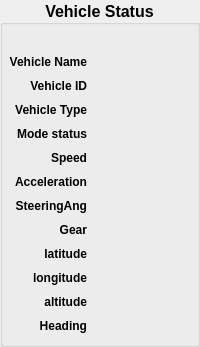
               <widget class="QGroupBox" name="groupBox_3">
                <property name="sizePolicy">
                 <sizepolicy hsizetype="Preferred" vsizetype="MinimumExpanding">
                  <horstretch>0</horstretch>
                  <verstretch>0</verstretch>
                 </sizepolicy>
                </property>
                <property name="font">
                 <font>
                  <pointsize>12</pointsize>
                  <weight>75</weight>
                  <bold>true</bold>
                 </font>
                </property>
                <property name="autoFillBackground">
                 <bool>false</bool>
                </property>
                <property name="styleSheet">
                 <string notr="true">#groupBox_3{
color: rgb(14, 48, 83);
}</string>
                </property>
                <property name="title">
                 <string>Vehicle Status</string>
                </property>
                <property name="alignment">
                 <set>Qt::AlignCenter</set>
                </property>
                <property name="flat">
                 <bool>false</bool>
                </property>
                <layout class="QHBoxLayout" name="horizontalLayout_24">
                 <property name="spacing">
                  <number>15</number>
                 </property>
                 <property name="leftMargin">
                  <number>0</number>
                 </property>
                 <property name="topMargin">
                  <number>30</number>
                 </property>
                 <item>
                  <layout class="QVBoxLayout" name="verticalLayout_21">
                   <property name="spacing">
                    <number>10</number>
                   </property>
                   <item>
                    <widget class="QLabel" name="label_VehicleName">
                     <property name="sizePolicy">
                      <sizepolicy hsizetype="Preferred" vsizetype="Preferred">
                       <horstretch>0</horstretch>
                       <verstretch>0</verstretch>
                      </sizepolicy>
                     </property>
                     <property name="font">
                      <font>
                       <weight>75</weight>
                       <bold>true</bold>
                      </font>
                     </property>
                     <property name="text">
                      <string>Vehicle Name</string>
                     </property>
                     <property name="textFormat">
                      <enum>Qt::AutoText</enum>
                     </property>
                     <property name="alignment">
                      <set>Qt::AlignRight|Qt::AlignTrailing|Qt::AlignVCenter</set>
                     </property>
                    </widget>
                   </item>
                   <item>
                    <widget class="QLabel" name="label_VehicleID">
                     <property name="sizePolicy">
                      <sizepolicy hsizetype="Preferred" vsizetype="Preferred">
                       <horstretch>0</horstretch>
                       <verstretch>0</verstretch>
                      </sizepolicy>
                     </property>
                     <property name="font">
                      <font>
                       <weight>75</weight>
                       <bold>true</bold>
                      </font>
                     </property>
                     <property name="text">
                      <string>Vehicle ID</string>
                     </property>
                     <property name="textFormat">
                      <enum>Qt::AutoText</enum>
                     </property>
                     <property name="alignment">
                      <set>Qt::AlignRight|Qt::AlignTrailing|Qt::AlignVCenter</set>
                     </property>
                    </widget>
                   </item>
                   <item>
                    <widget class="QLabel" name="label_VehicleType">
                     <property name="sizePolicy">
                      <sizepolicy hsizetype="Preferred" vsizetype="Preferred">
                       <horstretch>0</horstretch>
                       <verstretch>0</verstretch>
                      </sizepolicy>
                     </property>
                     <property name="font">
                      <font>
                       <weight>75</weight>
                       <bold>true</bold>
                      </font>
                     </property>
                     <property name="text">
                      <string>Vehicle Type</string>
                     </property>
                     <property name="textFormat">
                      <enum>Qt::AutoText</enum>
                     </property>
                     <property name="alignment">
                      <set>Qt::AlignRight|Qt::AlignTrailing|Qt::AlignVCenter</set>
                     </property>
                    </widget>
                   </item>
                   <item>
                    <widget class="QLabel" name="label_RemoteStatus">
                     <property name="sizePolicy">
                      <sizepolicy hsizetype="Preferred" vsizetype="Preferred">
                       <horstretch>0</horstretch>
                       <verstretch>0</verstretch>
                      </sizepolicy>
                     </property>
                     <property name="font">
                      <font>
                       <weight>75</weight>
                       <bold>true</bold>
                      </font>
                     </property>
                     <property name="text">
                      <string>Mode status</string>
                     </property>
                     <property name="textFormat">
                      <enum>Qt::AutoText</enum>
                     </property>
                     <property name="alignment">
                      <set>Qt::AlignRight|Qt::AlignTrailing|Qt::AlignVCenter</set>
                     </property>
                    </widget>
                   </item>
                   <item>
                    <widget class="QLabel" name="label_VehicleSpeed">
                     <property name="sizePolicy">
                      <sizepolicy hsizetype="Preferred" vsizetype="Preferred">
                       <horstretch>0</horstretch>
                       <verstretch>0</verstretch>
                      </sizepolicy>
                     </property>
                     <property name="font">
                      <font>
                       <weight>75</weight>
                       <bold>true</bold>
                      </font>
                     </property>
                     <property name="text">
                      <string>Speed</string>
                     </property>
                     <property name="textFormat">
                      <enum>Qt::AutoText</enum>
                     </property>
                     <property name="alignment">
                      <set>Qt::AlignRight|Qt::AlignTrailing|Qt::AlignVCenter</set>
                     </property>
                    </widget>
                   </item>
                   <item>
                    <widget class="QLabel" name="label_VehicleACC">
                     <property name="sizePolicy">
                      <sizepolicy hsizetype="Preferred" vsizetype="Preferred">
                       <horstretch>0</horstretch>
                       <verstretch>0</verstretch>
                      </sizepolicy>
                     </property>
                     <property name="font">
                      <font>
                       <weight>75</weight>
                       <bold>true</bold>
                      </font>
                     </property>
                     <property name="text">
                      <string>Acceleration</string>
                     </property>
                     <property name="textFormat">
                      <enum>Qt::AutoText</enum>
                     </property>
                     <property name="alignment">
                      <set>Qt::AlignRight|Qt::AlignTrailing|Qt::AlignVCenter</set>
                     </property>
                    </widget>
                   </item>
                   <item>
                    <widget class="QLabel" name="label_VehicleSteering">
                     <property name="sizePolicy">
                      <sizepolicy hsizetype="Preferred" vsizetype="Preferred">
                       <horstretch>0</horstretch>
                       <verstretch>0</verstretch>
                      </sizepolicy>
                     </property>
                     <property name="font">
                      <font>
                       <weight>75</weight>
                       <bold>true</bold>
                      </font>
                     </property>
                     <property name="text">
                      <string>SteeringAng</string>
                     </property>
                     <property name="textFormat">
                      <enum>Qt::AutoText</enum>
                     </property>
                     <property name="alignment">
                      <set>Qt::AlignRight|Qt::AlignTrailing|Qt::AlignVCenter</set>
                     </property>
                    </widget>
                   </item>
                   <item>
                    <widget class="QLabel" name="label_VehicleGear">
                     <property name="sizePolicy">
                      <sizepolicy hsizetype="Preferred" vsizetype="Preferred">
                       <horstretch>0</horstretch>
                       <verstretch>0</verstretch>
                      </sizepolicy>
                     </property>
                     <property name="font">
                      <font>
                       <weight>75</weight>
                       <bold>true</bold>
                      </font>
                     </property>
                     <property name="text">
                      <string>Gear</string>
                     </property>
                     <property name="textFormat">
                      <enum>Qt::AutoText</enum>
                     </property>
                     <property name="alignment">
                      <set>Qt::AlignRight|Qt::AlignTrailing|Qt::AlignVCenter</set>
                     </property>
                    </widget>
                   </item>
                   <item>
                    <widget class="QLabel" name="label_lat">
                     <property name="sizePolicy">
                      <sizepolicy hsizetype="Preferred" vsizetype="Preferred">
                       <horstretch>0</horstretch>
                       <verstretch>0</verstretch>
                      </sizepolicy>
                     </property>
                     <property name="font">
                      <font>
                       <weight>75</weight>
                       <bold>true</bold>
                      </font>
                     </property>
                     <property name="text">
                      <string>latitude</string>
                     </property>
                     <property name="textFormat">
                      <enum>Qt::AutoText</enum>
                     </property>
                     <property name="alignment">
                      <set>Qt::AlignRight|Qt::AlignTrailing|Qt::AlignVCenter</set>
                     </property>
                    </widget>
                   </item>
                   <item>
                    <widget class="QLabel" name="label_long">
                     <property name="sizePolicy">
                      <sizepolicy hsizetype="Preferred" vsizetype="Preferred">
                       <horstretch>0</horstretch>
                       <verstretch>0</verstretch>
                      </sizepolicy>
                     </property>
                     <property name="font">
                      <font>
                       <weight>75</weight>
                       <bold>true</bold>
                      </font>
                     </property>
                     <property name="text">
                      <string>longitude</string>
                     </property>
                     <property name="textFormat">
                      <enum>Qt::AutoText</enum>
                     </property>
                     <property name="alignment">
                      <set>Qt::AlignRight|Qt::AlignTrailing|Qt::AlignVCenter</set>
                     </property>
                    </widget>
                   </item>
                   <item>
                    <widget class="QLabel" name="label_Elevation">
                     <property name="sizePolicy">
                      <sizepolicy hsizetype="Preferred" vsizetype="Preferred">
                       <horstretch>0</horstretch>
                       <verstretch>0</verstretch>
                      </sizepolicy>
                     </property>
                     <property name="font">
                      <font>
                       <weight>75</weight>
                       <bold>true</bold>
                      </font>
                     </property>
                     <property name="text">
                      <string>altitude</string>
                     </property>
                     <property name="textFormat">
                      <enum>Qt::AutoText</enum>
                     </property>
                     <property name="alignment">
                      <set>Qt::AlignRight|Qt::AlignTrailing|Qt::AlignVCenter</set>
                     </property>
                    </widget>
                   </item>
                   <item>
                    <widget class="QLabel" name="label_Heading">
                     <property name="sizePolicy">
                      <sizepolicy hsizetype="Preferred" vsizetype="Preferred">
                       <horstretch>0</horstretch>
                       <verstretch>0</verstretch>
                      </sizepolicy>
                     </property>
                     <property name="font">
                      <font>
                       <weight>75</weight>
                       <bold>true</bold>
                      </font>
                     </property>
                     <property name="text">
                      <string>Heading</string>
                     </property>
                     <property name="textFormat">
                      <enum>Qt::AutoText</enum>
                     </property>
                     <property name="alignment">
                      <set>Qt::AlignRight|Qt::AlignTrailing|Qt::AlignVCenter</set>
                     </property>
                    </widget>
                   </item>
                  </layout>
                 </item>
                 <item>
                  <layout class="QVBoxLayout" name="verticalLayout_22">
                   <property name="spacing">
                    <number>10</number>
                   </property>
                   <item>
                    <widget class="QLabel" name="label_VehicleName_Value">
                     <property name="sizePolicy">
                      <sizepolicy hsizetype="Preferred" vsizetype="Preferred">
                       <horstretch>0</horstretch>
                       <verstretch>0</verstretch>
                      </sizepolicy>
                     </property>
                     <property name="text">
                      <string/>
                     </property>
                     <property name="textFormat">
                      <enum>Qt::AutoText</enum>
                     </property>
                     <property name="alignment">
                      <set>Qt::AlignLeading|Qt::AlignLeft|Qt::AlignVCenter</set>
                     </property>
                    </widget>
                   </item>
                   <item>
                    <widget class="QLabel" name="label_VehicleID_Value">
                     <property name="sizePolicy">
                      <sizepolicy hsizetype="Preferred" vsizetype="Preferred">
                       <horstretch>0</horstretch>
                       <verstretch>0</verstretch>
                      </sizepolicy>
                     </property>
                     <property name="text">
                      <string/>
                     </property>
                     <property name="textFormat">
                      <enum>Qt::AutoText</enum>
                     </property>
                     <property name="alignment">
                      <set>Qt::AlignLeading|Qt::AlignLeft|Qt::AlignVCenter</set>
                     </property>
                    </widget>
                   </item>
                   <item>
                    <widget class="QLabel" name="label_VehicleType_Value">
                     <property name="sizePolicy">
                      <sizepolicy hsizetype="Preferred" vsizetype="Preferred">
                       <horstretch>0</horstretch>
                       <verstretch>0</verstretch>
                      </sizepolicy>
                     </property>
                     <property name="text">
                      <string/>
                     </property>
                     <property name="textFormat">
                      <enum>Qt::AutoText</enum>
                     </property>
                     <property name="alignment">
                      <set>Qt::AlignLeading|Qt::AlignLeft|Qt::AlignVCenter</set>
                     </property>
                    </widget>
                   </item>
                   <item>
                    <widget class="QLabel" name="label_RemoteStatus_Value">
                     <property name="sizePolicy">
                      <sizepolicy hsizetype="Preferred" vsizetype="Preferred">
                       <horstretch>0</horstretch>
                       <verstretch>0</verstretch>
                      </sizepolicy>
                     </property>
                     <property name="text">
                      <string/>
                     </property>
                     <property name="textFormat">
                      <enum>Qt::AutoText</enum>
                     </property>
                     <property name="alignment">
                      <set>Qt::AlignLeading|Qt::AlignLeft|Qt::AlignVCenter</set>
                     </property>
                    </widget>
                   </item>
                   <item>
                    <widget class="QLabel" name="label_VehicleSpeed_Value">
                     <property name="sizePolicy">
                      <sizepolicy hsizetype="Preferred" vsizetype="Preferred">
                       <horstretch>0</horstretch>
                       <verstretch>0</verstretch>
                      </sizepolicy>
                     </property>
                     <property name="text">
                      <string/>
                     </property>
                     <property name="textFormat">
                      <enum>Qt::AutoText</enum>
                     </property>
                     <property name="alignment">
                      <set>Qt::AlignLeading|Qt::AlignLeft|Qt::AlignVCenter</set>
                     </property>
                    </widget>
                   </item>
                   <item>
                    <widget class="QLabel" name="label_VehicleACC_Value">
                     <property name="sizePolicy">
                      <sizepolicy hsizetype="Preferred" vsizetype="Preferred">
                       <horstretch>0</horstretch>
                       <verstretch>0</verstretch>
                      </sizepolicy>
                     </property>
                     <property name="text">
                      <string/>
                     </property>
                     <property name="textFormat">
                      <enum>Qt::AutoText</enum>
                     </property>
                     <property name="alignment">
                      <set>Qt::AlignLeading|Qt::AlignLeft|Qt::AlignVCenter</set>
                     </property>
                    </widget>
                   </item>
                   <item>
                    <widget class="QLabel" name="label_VehicleSteering_Value">
                     <property name="sizePolicy">
                      <sizepolicy hsizetype="Preferred" vsizetype="Preferred">
                       <horstretch>0</horstretch>
                       <verstretch>0</verstretch>
                      </sizepolicy>
                     </property>
                     <property name="text">
                      <string/>
                     </property>
                     <property name="textFormat">
                      <enum>Qt::AutoText</enum>
                     </property>
                     <property name="alignment">
                      <set>Qt::AlignLeading|Qt::AlignLeft|Qt::AlignVCenter</set>
                     </property>
                    </widget>
                   </item>
                   <item>
                    <widget class="QLabel" name="label_VehicleGear_Value">
                     <property name="sizePolicy">
                      <sizepolicy hsizetype="Preferred" vsizetype="Preferred">
                       <horstretch>0</horstretch>
                       <verstretch>0</verstretch>
                      </sizepolicy>
                     </property>
                     <property name="text">
                      <string/>
                     </property>
                     <property name="textFormat">
                      <enum>Qt::AutoText</enum>
                     </property>
                     <property name="alignment">
                      <set>Qt::AlignLeading|Qt::AlignLeft|Qt::AlignVCenter</set>
                     </property>
                    </widget>
                   </item>
                   <item>
                    <widget class="QLabel" name="label_lat_Value">
                     <property name="sizePolicy">
                      <sizepolicy hsizetype="Preferred" vsizetype="Preferred">
                       <horstretch>0</horstretch>
                       <verstretch>0</verstretch>
                      </sizepolicy>
                     </property>
                     <property name="text">
                      <string/>
                     </property>
                     <property name="textFormat">
                      <enum>Qt::AutoText</enum>
                     </property>
                     <property name="alignment">
                      <set>Qt::AlignLeading|Qt::AlignLeft|Qt::AlignVCenter</set>
                     </property>
                    </widget>
                   </item>
                   <item>
                    <widget class="QLabel" name="label_long_Value">
                     <property name="sizePolicy">
                      <sizepolicy hsizetype="Preferred" vsizetype="Preferred">
                       <horstretch>0</horstretch>
                       <verstretch>0</verstretch>
                      </sizepolicy>
                     </property>
                     <property name="text">
                      <string/>
                     </property>
                     <property name="textFormat">
                      <enum>Qt::AutoText</enum>
                     </property>
                     <property name="alignment">
                      <set>Qt::AlignLeading|Qt::AlignLeft|Qt::AlignVCenter</set>
                     </property>
                    </widget>
                   </item>
                   <item>
                    <widget class="QLabel" name="label_Elevation_Value">
                     <property name="sizePolicy">
                      <sizepolicy hsizetype="Preferred" vsizetype="Preferred">
                       <horstretch>0</horstretch>
                       <verstretch>0</verstretch>
                      </sizepolicy>
                     </property>
                     <property name="text">
                      <string/>
                     </property>
                     <property name="textFormat">
                      <enum>Qt::AutoText</enum>
                     </property>
                     <property name="alignment">
                      <set>Qt::AlignLeading|Qt::AlignLeft|Qt::AlignVCenter</set>
                     </property>
                    </widget>
                   </item>
                   <item>
                    <widget class="QLabel" name="label_Heading_Value">
                     <property name="sizePolicy">
                      <sizepolicy hsizetype="Preferred" vsizetype="Preferred">
                       <horstretch>0</horstretch>
                       <verstretch>0</verstretch>
                      </sizepolicy>
                     </property>
                     <property name="text">
                      <string/>
                     </property>
                     <property name="textFormat">
                      <enum>Qt::AutoText</enum>
                     </property>
                     <property name="alignment">
                      <set>Qt::AlignLeading|Qt::AlignLeft|Qt::AlignVCenter</set>
                     </property>
                    </widget>
                   </item>
                  </layout>
                 </item>
                </layout>
               </widget>
